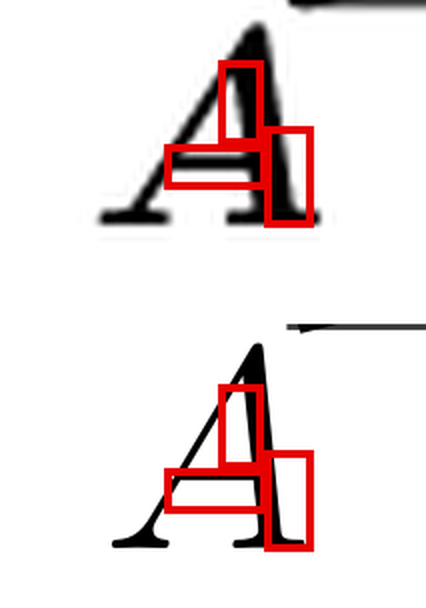
#> input picture 工作区/_tmp片G素材/_tan6_lab_A.png, 426 x 608 px, given in place of image2.png, which was not available
$ python crop2.py 5 5 5 5 5 _tan6_lab_A.png
#> lines starting #> are read from the running program, lines starting #| are printed output that depends on the picture
import sys
from PIL import Image
im = Image.open(r"C:\提示词\工作区\字替对照-0909\variantF\media\media\image2.png").convert("L")
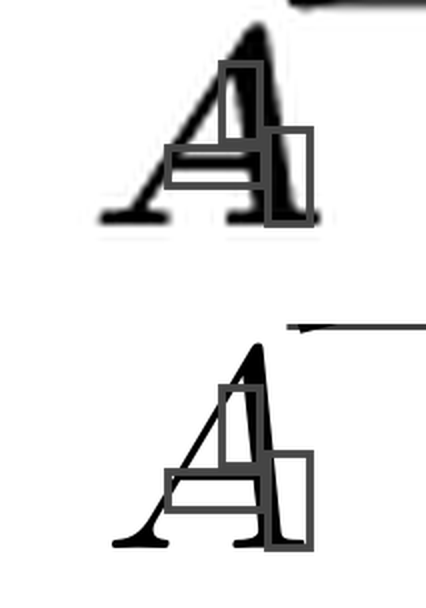
#> im: PIL image 426x608 L; min 0, max 255, mean 230.4
x0,y0,x1,y1,scale,out = int(sys.argv[1]),int(sys.argv[2]),int(sys.argv[3]),int(sys.argv[4]),int(sys.argv[5]),sys.argv[6]
c = im.crop((x0,y0,x1,y1)).resize(((x1-x0)*scale,(y1-y0)*scale), Image.LANCZOS)
#> (the run stopped early here; a loop or call above may not have finished)

$ run again, on 工作区/_tmp片G素材/_tan6_lab_A1.png
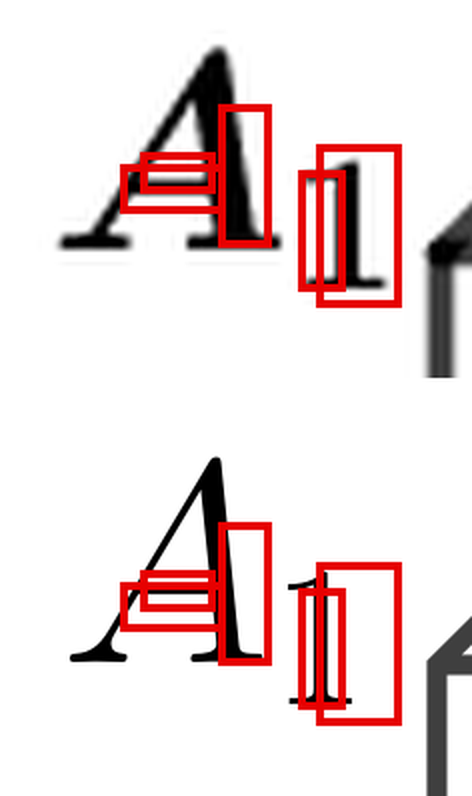
#> input picture 工作区/_tmp片G素材/_tan6_lab_A1.png, 472 x 796 px, given in place of image2.png, which was not available
#> `im = Image.open(r"C:\提示词\工作区\字替对照-0909\variantF\media\media\image2.png..`:
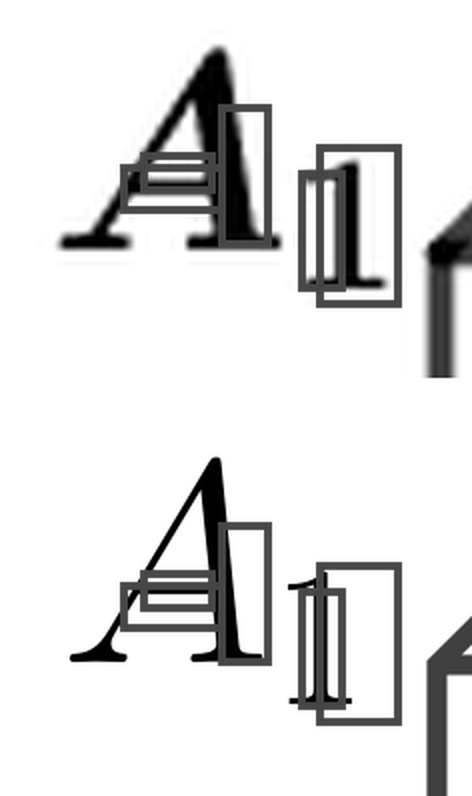
#> im: PIL image 472x796 L; min 0, max 255, mean 225.5
